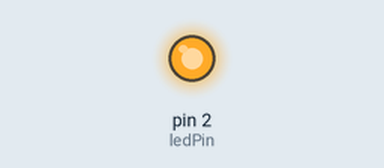
Bench run of a sketch on a simulated Arduino Uno, built with avr-gcc and run on an emulated ATmega328P. Parts: output pins drawn as LEDs (lit = HIGH).

Above: at 1.5 s.
At 5.7 s:
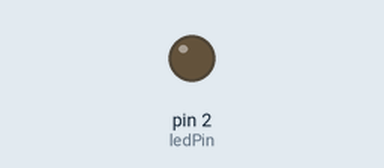
Timing chart, 0 to 8.8 s (numbered marks = the images above):
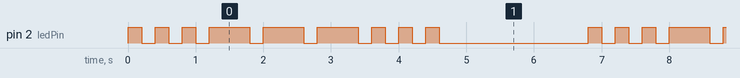

Measured:
- by itself, pin 2 (ledPin): repeats every 6.8 s: 2 × (LOW 0.20 s, HIGH 0.20 s), 3 × (LOW 0.20 s, HIGH 0.60 s), 3 × (LOW 0.20 s, HIGH 0.20 s), LOW 2.2 s, HIGH 0.20 s
- by itself, everything shown: repeats every 6.8 s, in 18 steps

The sketch:

sos_millis.ino
```cpp
const int ledPin = 2;

// 使用 unsigned long 防止时间溢出错误
const unsigned long shortOn = 200;    // S: 短闪时长
const unsigned long longOn = 600;     // O: 长闪时长 (通常是短的3倍)
const unsigned long offGap = 200;     // 字符内部间隔
const unsigned long pauseAfterSOS = 2000; // 单词间隔

unsigned long previousMillis = 0;
int step = 0; // 步骤计数器：0-17是闪烁，18是停顿
bool ledState = LOW;

void setup() {
  pinMode(ledPin, OUTPUT);
}

void loop() {
  unsigned long currentMillis = millis();
  // 计算时间差，使用 unsigned long
  unsigned long elapsed = currentMillis - previousMillis;

  switch (step) {
    // --- S (短闪 x3) ---
    // 偶数步 (0, 2, 4) 代表灯亮
    case 0: case 2: case 4:
      ledState = HIGH;
      if (elapsed >= shortOn) {
        ledState = LOW; // 立即熄灭视觉更好，或者等到下一步
        previousMillis = currentMillis;
        step++;
      }
      break;

    // 奇数步 (1, 3, 5) 代表灯灭（间隔）
    case 1: case 3: case 5:
      ledState = LOW;
      if (elapsed >= offGap) {
        previousMillis = currentMillis;
        step++;
      }
      break;

    // --- O (长闪 x3) ---
    // 偶数步 (6, 8, 10) 代表灯亮
    case 6: case 8: case 10:
      ledState = HIGH;
      if (elapsed >= longOn) {
        ledState = LOW;
        previousMillis = currentMillis;
        step++;
      }
      break;

    // 奇数步 (7, 9, 11) 代表灯灭（间隔）
    case 7: case 9: case 11:
      ledState = LOW;
      if (elapsed >= offGap) {
        previousMillis = currentMillis;
        step++;
      }
      break;

    // --- S (短闪 x3) ---
    // 偶数步 (12, 14, 16) 代表灯亮
    case 12: case 14: case 16:
      ledState = HIGH;
      if (elapsed >= shortOn) {
        ledState = LOW;
        previousMillis = currentMillis;
        step++;
      }
      break;

    // 奇数步 (13, 15, 17) 代表灯灭（间隔）
    case 13: case 15: case 17:
      ledState = LOW;
      if (elapsed >= offGap) {
        previousMillis = currentMillis;
        step++;
      }
      break;

    // --- 结束停顿 ---
    case 18:
      ledState = LOW;
      if (elapsed >= pauseAfterSOS) {
        previousMillis = currentMillis;
        step = 0; // 重置回第一步
      }
      break;
  }

  digitalWrite(ledPin, ledState);
}
```
